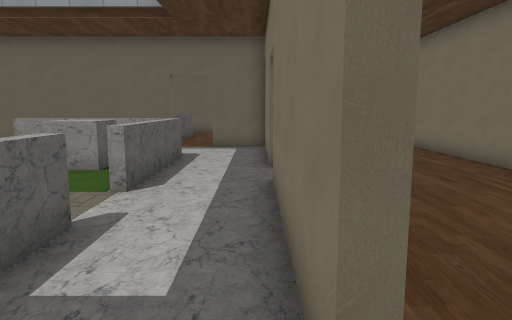
view 1 (above)

20 first-person views from a walk through a level from a Godot 3-D game. The camera is 1.5 m above the floor, tilts 8° down and sees 70° across. The floor is counted in squares, 1 m on a side. Each view is taken from the middle of a square. On the plan, view 1 faces up. The plan holds only what a view shows up to about 16 squares ahead; the rest is blank. The place goes on beyond the plan. Some surface patterns are stand-ins.

view 2
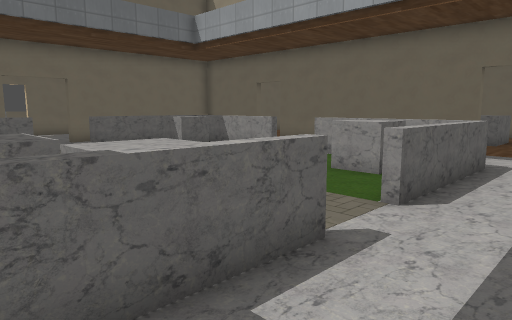

view 3
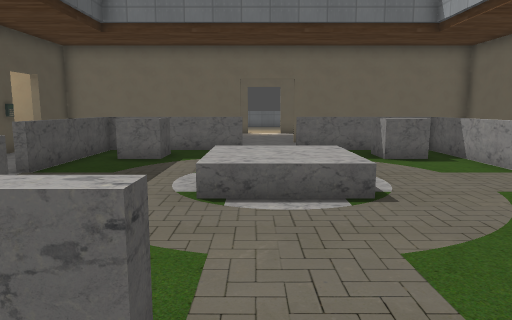

view 4
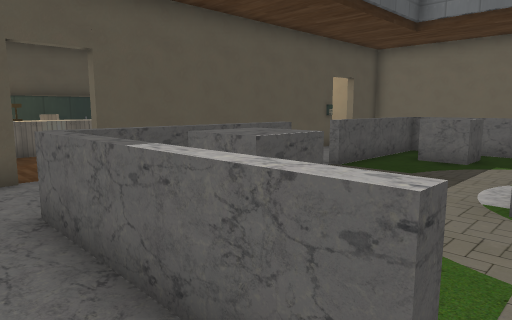

view 5
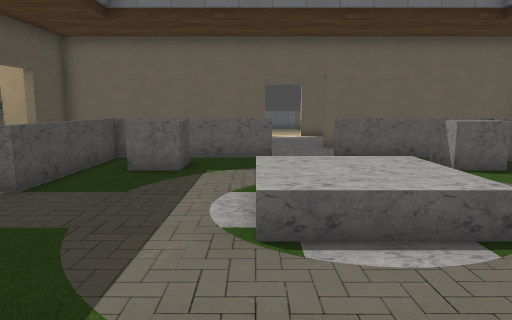

view 6
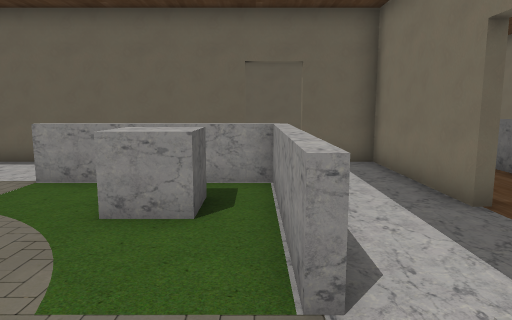

view 7
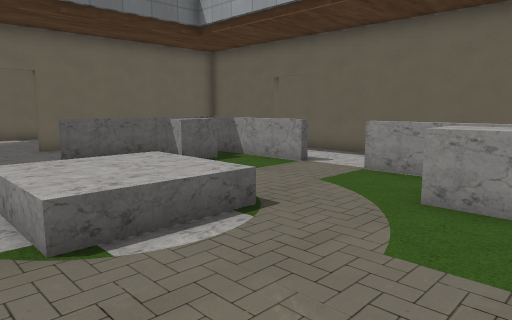

view 8
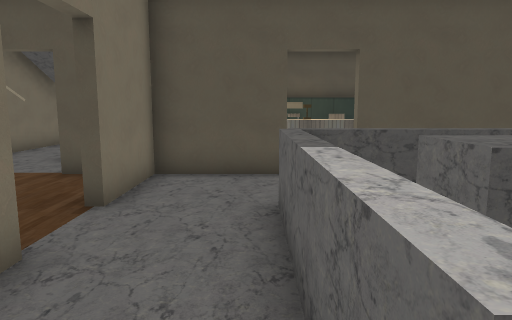

view 9
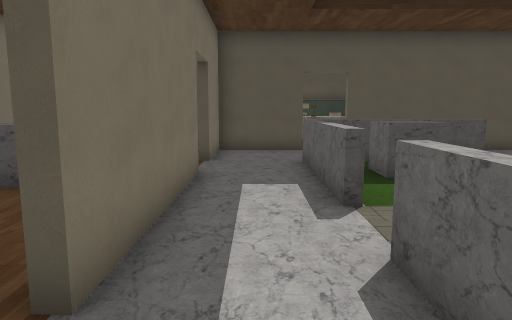

view 10
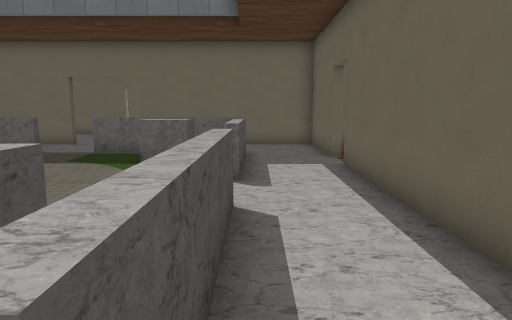

view 11
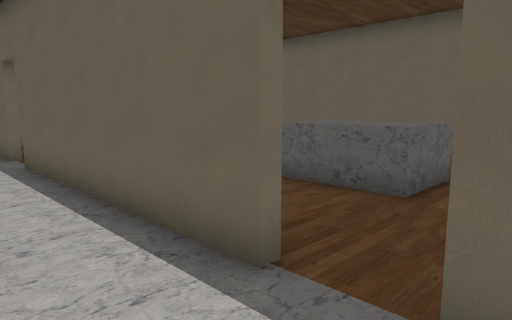

view 12
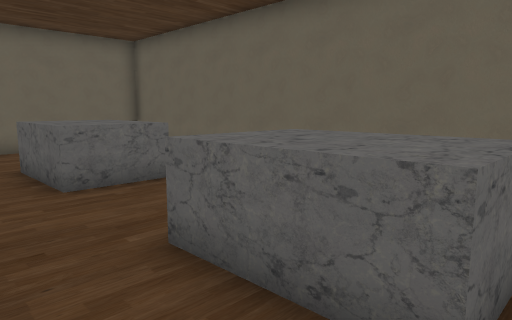

view 13
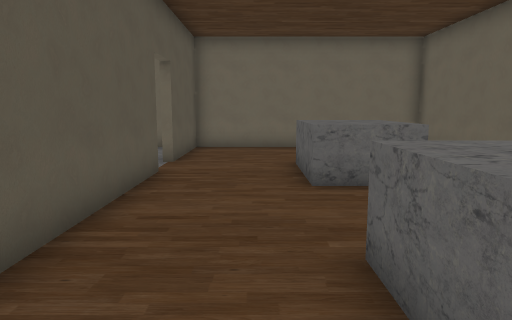

view 14
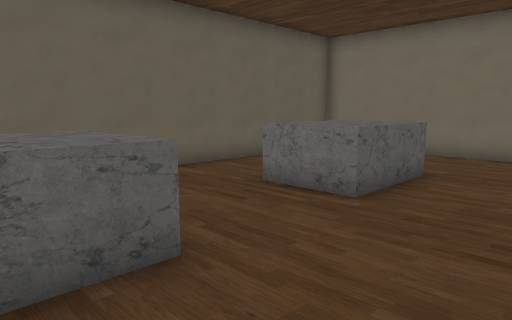

view 15
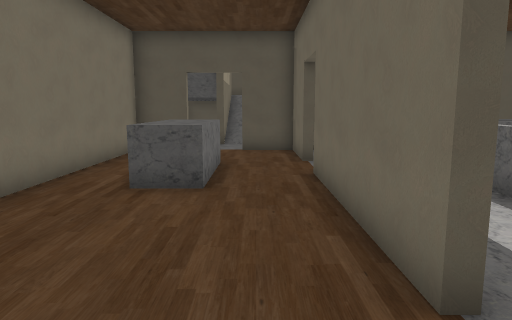

view 16
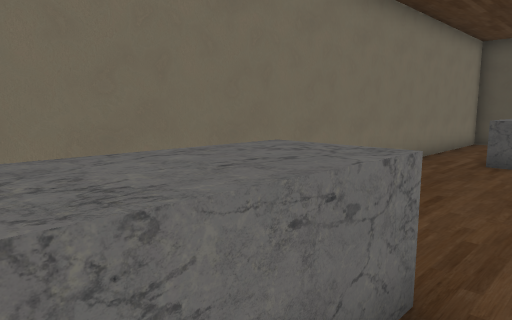

view 17
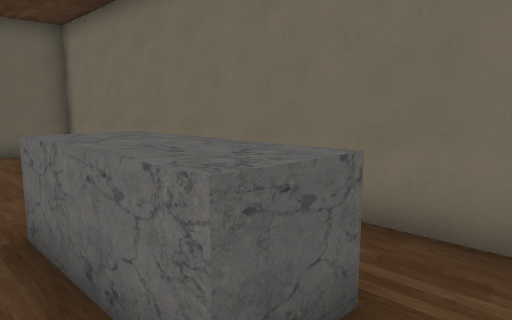

view 18
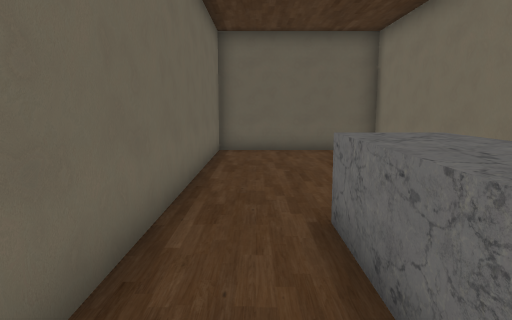

view 19
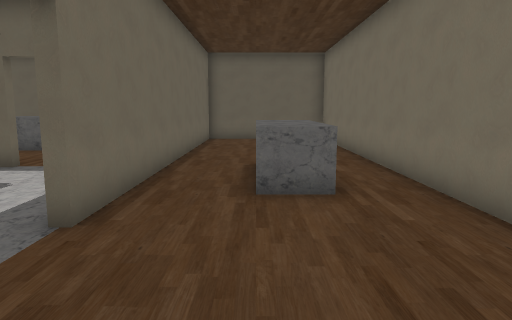

view 20
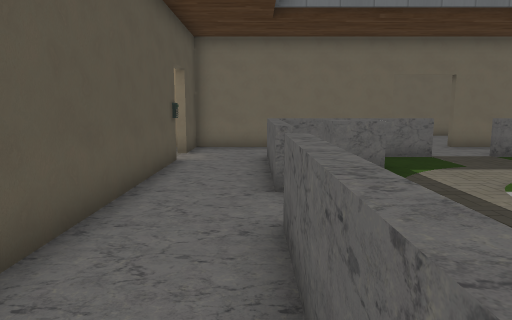

### Floor plan
Key: @ floor where view 1 was taken; # wall or solid block; . floor; / step, stairs or slope; = window, fence, low wall or low ledge; ^ raised ledge; B block.
Columns run from 21 left of view 1 to 7 right of it. Each row starts with its distance up from view 1.
 24      #######################
 23     #         ....    #.... #
 22     #        ....     #.... #
 21     #        ...      #...  #
 20     #   ^^^^...^^^.   #...  #
 19     #.  ^^^^...^^^....#... .#
 18     #...^^^^...^^^....#... .#
 17     #.................#... .#
 16     #...............  #..  .#
 15     ####..########..###.....#
 14     #.................#.^^..#
 13     #.................#.^^..#
 12     #..=====..=====...#.^^..#
 11     # .=..........==..#.....#
 10     # .=BB......BB.=..#.....#
  9     # .=BB......BB.=........#
  8     # .=...........=........#
  7 ....#..=...^^^^....=..#.... #
  6 ...........^^^^.......#.... #
  5   .........^^^^.......#.....#
  4     #..=...^^^^....=..#.....#
  3     # .=...........=..#.^^..#
  2     # .=BB......BB.=..#.^^..#
  1     # .=BB......BB.=....^^..#
  0     # .=====..======.@..^^..#
 -1     #.................#.. ..#
 -2     #............ ....#..  .#
 -3     ##..###..#### .#####. ###
 -4     #     ####    .     ..
 -5     #             .     ...
 -6     #            ..     /#.
 -7                  .        ..
 -8                ^^^^       ..#
 -9                 ^^^        .#
-10                            .#
-11                ##           #
-12               ####

Positions as (right, up) in squares from view 1, and headings:
1: (0, 0), facing up
2: (0, 1), facing up-left
3: (-1, 5), facing left
4: (-1, 5), facing down-left
5: (-3, 4), facing left
6: (-3, 4), facing up
7: (-3, 3), facing up-left
8: (-2, 5), facing down
9: (-1, 10), facing down
10: (-2, 12), facing left
11: (-1, 12), facing up-left
12: (-3, 16), facing up-left
13: (-3, 17), facing left
14: (-12, 15), facing up-right
15: (2, 10), facing down
16: (2, 14), facing down-right
17: (2, 10), facing up-right
18: (2, 10), facing up
19: (3, 5), facing up
20: (-3, -1), facing left
